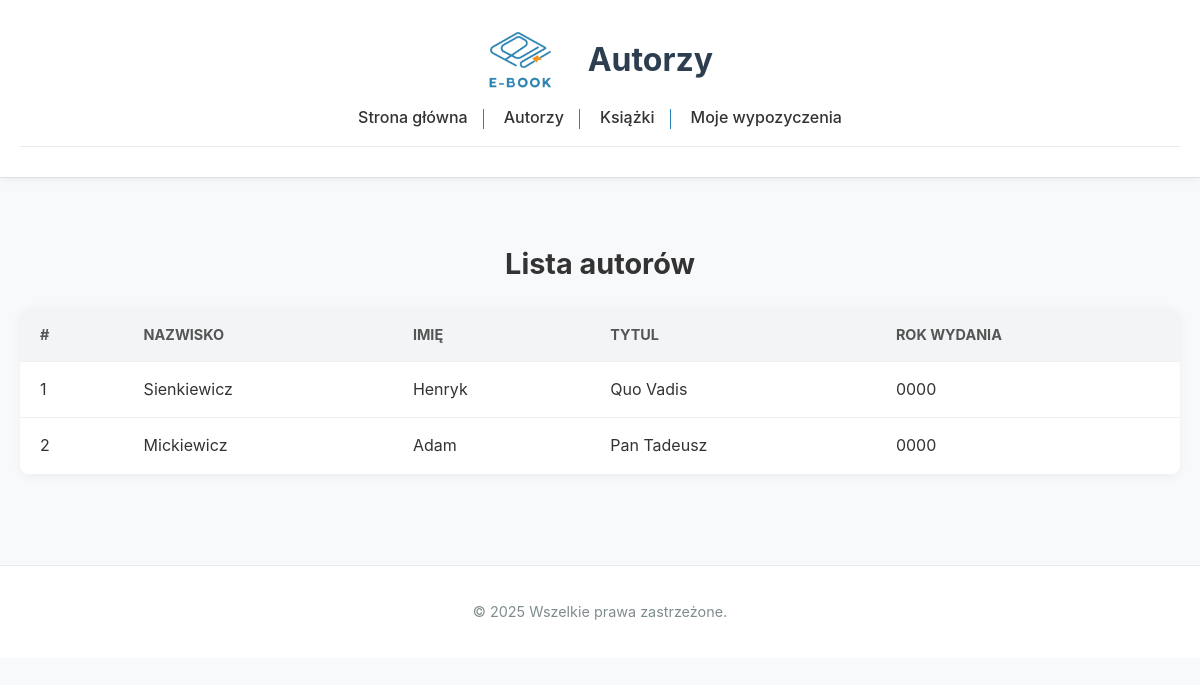
Page /User/autorzy.php on the earlier database version.
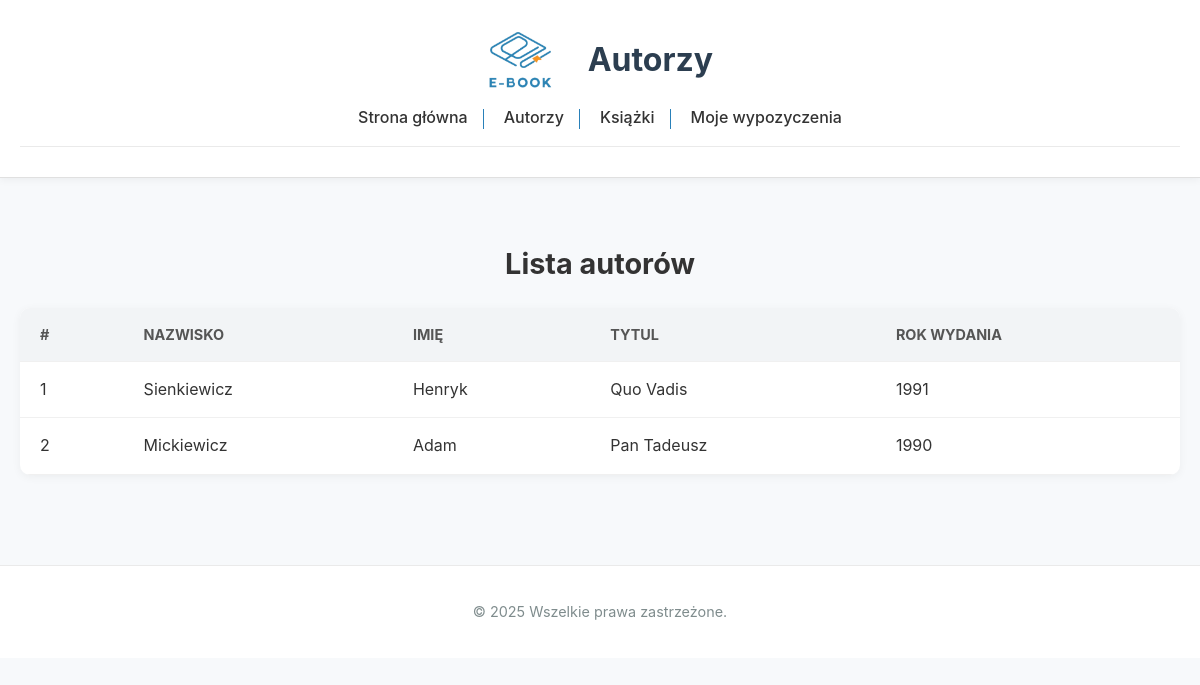
Same page on the later database version.
### tables this page shows
CREATE TABLE ksiazka (
    id INT AUTO_INCREMENT PRIMARY KEY,
    tytul VARCHAR(200) NOT NULL,
    autor_id INT,
    wydawca_id INT,
    rok_wydania YEAR,
    tematyka_id INT,
    FOREIGN KEY (autor_id) REFERENCES autor(id),
    FOREIGN KEY (wydawca_id) REFERENCES wydawca(id),
    FOREIGN KEY (tematyka_id) REFERENCES tematyka(id)
);

CREATE TABLE autor (
    id INT AUTO_INCREMENT PRIMARY KEY,
    nazwisko VARCHAR(100) NOT NULL,
    imie VARCHAR(100) NOT NULL
);

### User/autorzy.php (the view, shortened to what this page needs)
<?php include '../Main/baza.php'; ?>
<!DOCTYPE html>
<html lang="pl">
<head>
    <link rel="stylesheet" href="../Main/style.css">
</head>
<body>
    <header>
        <div class="header-container">
        <img src="../logo.png" alt="Logo" class="logo">
        <h1>Autorzy</h1>
        </div>
        <?php include 'navigation.php'; ?>
    </header>
    <main>
        <h2>Lista autorów</h2>
        <table>
            <thead>
                <tr>
                    <th>#</th>
                    <th>Nazwisko</th>
                    <th>Imię</th>
                    <th>Tytul</th>
                    <th>Rok wydania</th>
                </tr>
            </thead>
            <tbody>
                <?php
                $query = "
                    SELECT ksiazka.id, autor.nazwisko, autor.imie,
                    COALESCE(ksiazka.tytul, 'Brak książki') AS tytul,
                    COALESCE(CAST(ksiazka.rok_wydania AS CHAR), '-') AS rok_wydania
                    FROM autor
                    LEFT JOIN ksiazka ON autor.id = ksiazka.autor_id
                    ORDER BY ksiazka.id ASC
                ";
                $result = $conn->query($query);
                if ($result->num_rows > 0) {
                    while ($row = $result->fetch_assoc()) {
                        echo "<tr>
                                <td>" . htmlspecialchars($row['id']) . "</td>
                                <td>" . htmlspecialchars($row['nazwisko']) . "</td>
                                <td>" . htmlspecialchars($row['imie']) . "</td>
                                <td>" . ($row['tytul'] ? htmlspecialchars($row['tytul']) : "Brak książki") . "</td>
                                <td>" . ($row['rok_wydania'] ? htmlspecialchars($row['rok_wydania']) : "-") . "</td>
                            </tr>";
                    }
                } else {
                    echo "<tr><td colspan='5'>Немає записів</td></tr>";
                }
                ?>
            </tbody>
        </table>
    </main>
    <footer>
        <p>© 2025 Wszelkie prawa zastrzeżone.</p>
    </footer>
</body>
</html>

Differences in the rows shown:
changed ksiazka "Sienkiewicz": rok_wydania "0000" → "1991"
changed ksiazka "Mickiewicz": rok_wydania "0000" → "1990"
